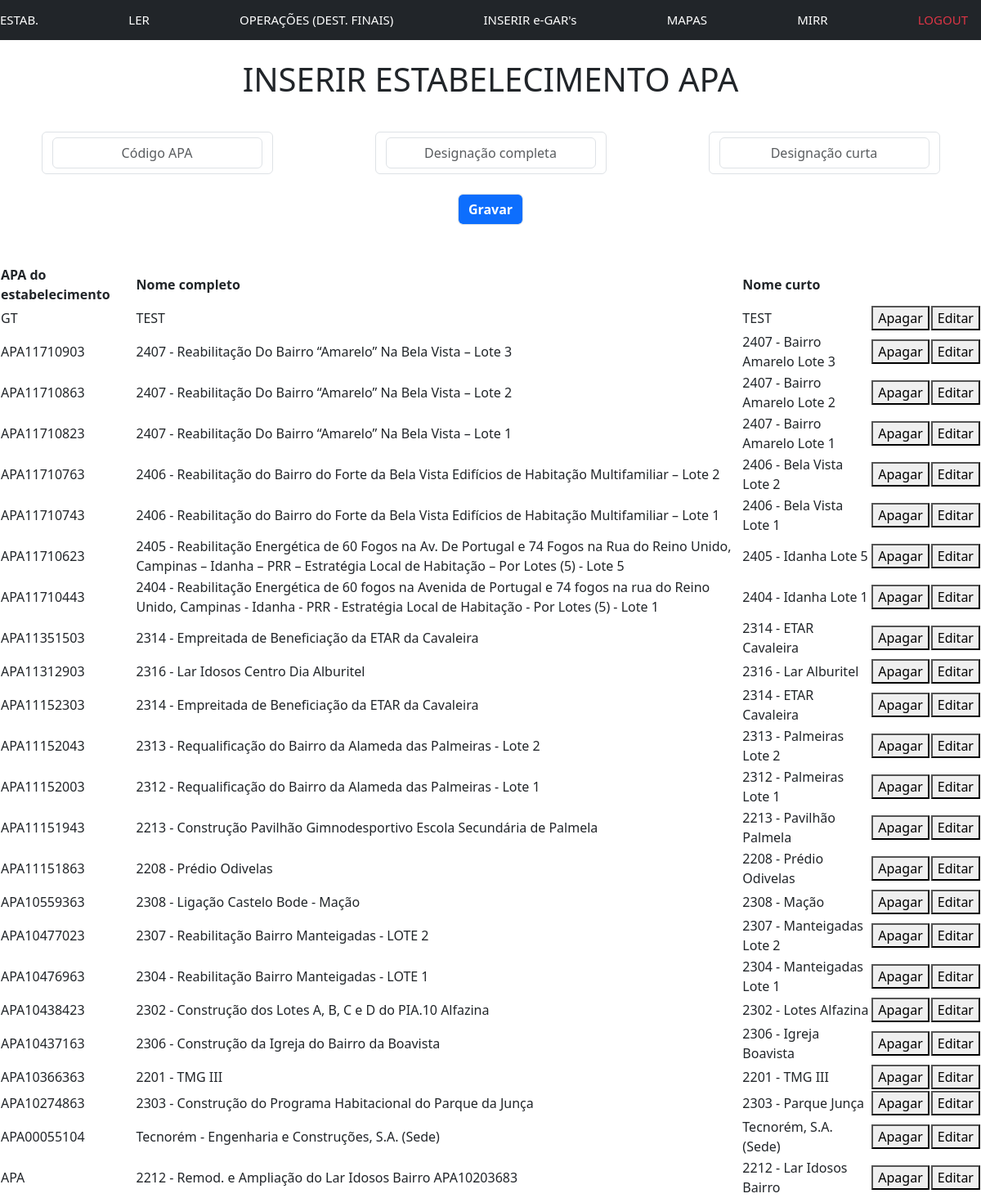
The app's page /establishments (signed in), older data.
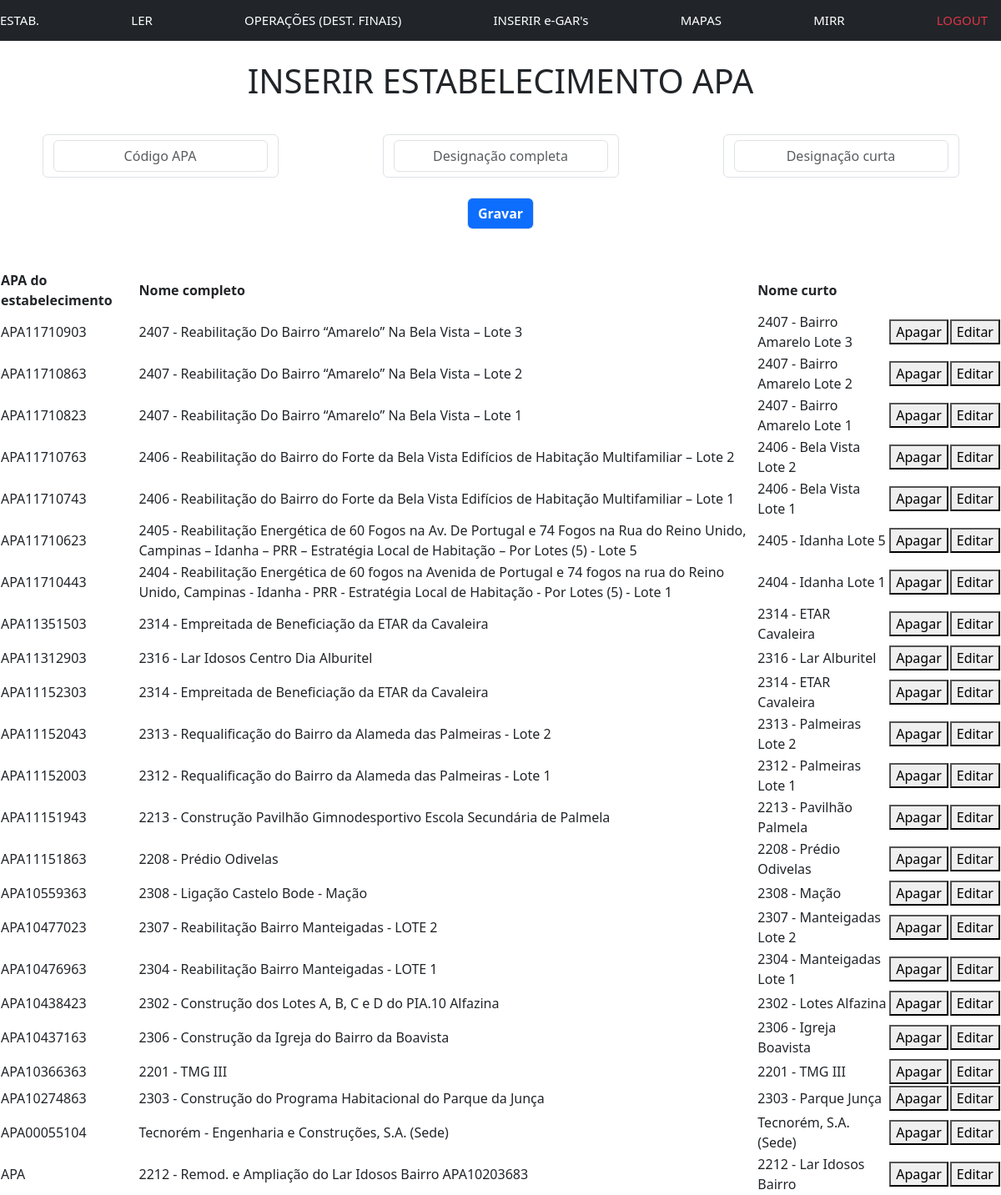
The same page, newer data.
### tables this page shows
CREATE TABLE apa_code_contract(
        id INTEGER PRIMARY KEY AUTOINCREMENT NOT NULL,
        apa_code TEXT NOT NULL,
        contract_full TEXT NOT NULL,
        contract_short TEXT NOT NULL
    );

### app.py (the view, shortened to what this page needs)
@app.route("/establishments", methods=["GET", "POST"])
@login_required
def establishments():
    if request.method == "GET":
        all_estab = db.execute("SELECT id,apa_code,contract_full,contract_short \
            FROM apa_code_contract ORDER BY apa_code DESC")
        return render_template("establishments.html", all_estab=all_estab)

### helpers.py (called while the page is built)
def login_required(f):
    @wraps(f)
    def decorated_function(*args, **kwargs):
        if session.get("user_id") is None:
            return redirect("/login")
        return f(*args, **kwargs)
    return decorated_function

### templates/establishments.html (shortened to what this page needs)
{% extends "layout.html" %}
{% block main %}
<br>
<p class="display-6 text-center"> INSERIR ESTABELECIMENTO APA</p>
<br>
<form action="/establishments" method="post">
    <div class="row">
        <div class="form-control mx-auto w-auto ">
            <input autocomplete="off" autofocus class="form-control text-center mx-auto w-auto" name="apa_code" placeholder="Código APA"
                type="text">
        </div>
        <div class="form-control mx-auto w-auto ">
            <input autocomplete="off" class="form-control text-center mx-auto w-auto" name="nome_estab"
                placeholder="Designação completa" type="text">
        </div>
        <div class="form-control mx-auto w-auto ">
            <input autocomplete="off" class="form-control text-center mx-auto w-auto" name="nome_estab_curto"
                placeholder="Designação curta" type="text">
        </div>
    </div>
    <br>
    <button class="form-control text-white fw-bold mx-auto w-auto bg-primary" type="submit">Gravar</button>
    <br>
</form>
<br>
<table style="width:100%">
    <thead>
        <tr>
            <th>APA do estabelecimento</th>
            <th>Nome completo</th>
            <th>Nome curto</th>
        </tr>
    </thead>
    <tbody>
        {% for row in all_estab %}
        <tr>
            <td>{{ row.apa_code }}</td>
            <td>{{ row.contract_full }}</td>
            <td>{{ row.contract_short }}</td>
            <td>
                <button class="delete_button" onclick="showConfirmDelete('{{ row.id }}')">Apagar</button>
            </td>
            <td>
                <button class="edit_button" onclick="showEditForm('{{ row.apa_code }}')">Editar</button>
            </td>
        </tr>
        {% endfor %}
    </tbody>
</table>
{% endblock %}

Row changes from the older to the newer data that the page shows:
removed apa_code_contract: apa_code "GT", contract_full "TEST", contract_short "TEST"
